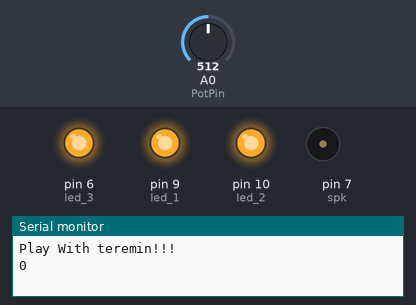
Recording of a sketch running on a simulated Arduino Uno, built with avr-gcc and run on an emulated ATmega328P. Shown: output pins drawn as LEDs (lit = HIGH), buzzer (waves = sounding), the last lines printed to the serial monitor. The test bench sets the inputs (shaded band); at power-on: A0 (PotPin) = 512.

Above: at 2.2 s.
2.3 s: A0 (PotPin) set to 803
3.8 s: A0 (PotPin) set to 831
At 4.2 s:
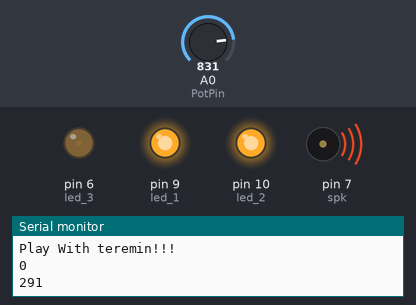
5.3 s: A0 (PotPin) set to 716
At 6.4 s:
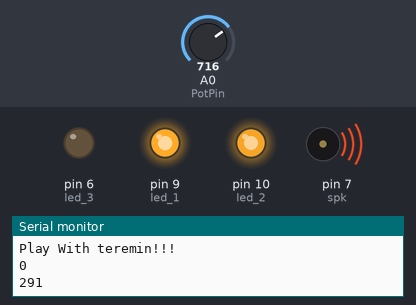
6.8 s: A0 (PotPin) set to 900
At 7.8 s:
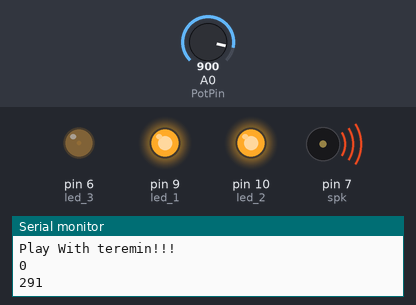
8.3 s: A0 (PotPin) set to 892
At 8.9 s:
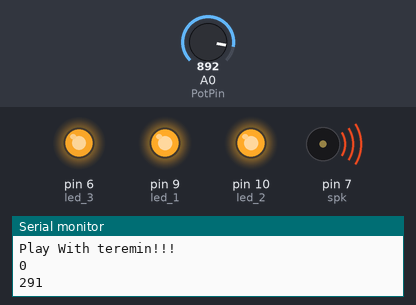
9.8 s: A0 (PotPin) set to 1023
At 11.2 s:
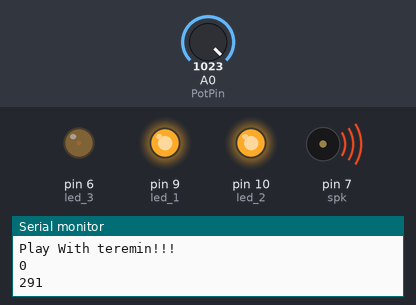
Timing chart, 0 to 12.3 s (numbered marks = the images above; inputs shaded):
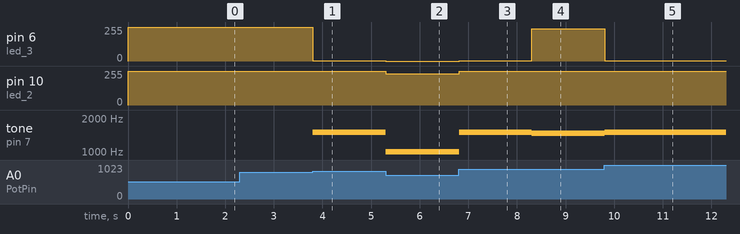

The sketch:

myAnalogPotInputSound.ino
```cpp
/*
 *  Analog Input with Pot
*/

int PotPin = 0;
int oldPot = 0;
// variable to tune Mix detected Light
int minPot = 2000;
int maxPot = 1;
// below one are automatically tuned
int minLight = 2000;
int maxLight = 100;

int rangeTune = 300;

int cnt = 0;

int led_1 = 9;
int led_2 = 10;
int led_3 = 6;
int spk = 7;

void setup()
{
  pinMode(led_1, OUTPUT);
  pinMode(led_2, OUTPUT);
  pinMode(led_3, OUTPUT);
  pinMode(spk, OUTPUT);
  analogWrite(led_1, 255);
  analogWrite(led_2, 255);
  analogWrite(led_3, 255);

  delay(1000);
  Serial.begin(9600);
  while (!Serial) ;
  Serial.println("Play With teremin!!!");

}

void loop()
{
  int potPos = analogRead(PotPin);
  //just do something if different from previous value
  if (oldPot != potPos)
  {
    // tune read light intensitive
    maxPot = max(potPos, maxPot);
    minPot = min(potPos, minPot);
    // tun range for mapping: it may be forced to not pass a certain value to avoid difficulty in have it back
    if (minPot < minLight)   minLight = minPot;
    if (maxPot > maxLight)   maxLight = maxPot;
    if (cnt == 500)
    {
//      Serial.print("MaxLight value = ");
//      Serial.println(maxPot);
//      Serial.print("MinLight value = ");
//      Serial.println(minPot);
      cnt = 0;
    }

    cnt++;

    if ((maxLight - minLight) > rangeTune)
    {
      //map read Light value into a 0-768 range for the 3 led intensity of 256 each
      int thisLight = map(potPos, minLight, maxLight, 0, 768);

      // map read Light value into a 120-1500 Hz pitch range to be played out
      int thisPitch = map(potPos, minLight, maxLight, 120, 1500);

      // now display light and play pitch
      Pot2Led(thisLight);
      tone(spk, thisPitch);
    }
    else
       Serial.println(maxLight - minLight);

    oldPot = potPos;
  }

  delay(10);
}

void Pot2Led(int pos)
{
  int led_1_val = 0;
  int led_2_val = 0;
  int led_3_val = 0;

  if (pos < 256)
     led_1_val = pos;
  else if (pos < 512)
  {
    led_1_val = 255;
    led_2_val = pos - 255;
  }
  else
  {
    led_1_val = 255;
    led_2_val = 255;
    led_3_val = pos - 511;
  }
//  Serial.println(pos);
//  Serial.println(led_1_val);
//  Serial.println(led_2_val);
//  Serial.println(led_3_val);
//  Serial.println("");

  analogWrite(led_1, led_1_val);
  analogWrite(led_2, led_2_val);
  analogWrite(led_3, led_3_val);
}
```

Measured:
- the behaviour switches between 812 and 813 on A0 (PotPin) (found by bisection; images 0 and 1)
- the behaviour switches between 900 and 899 on A0 (PotPin) (found by bisection; images 3 and 4)
- after the input at 3.8 s, pin 6 (led_3): 255/255 → 1/255 at once; tone on pin 7 (spk): silent → 1500 Hz at once
- after the input at 5.3 s, pin 6 (led_3): 1/255 → 0/255 at once; pin 10 (led_2): 255/255 → 236/255 at once; tone on pin 7 (spk): 1500 Hz → 1002 Hz at once
- after the input at 6.8 s, pin 6 (led_3): 0/255 → 1/255 at once; pin 10 (led_2): 236/255 → 255/255 at once; tone on pin 7 (spk): 1002 Hz → 1500 Hz at once
- after the input at 8.3 s, pin 6 (led_3): 1/255 → 241/255 at once; tone on pin 7 (spk): 1500 Hz → 1471 Hz at once
- after the input at 9.8 s, pin 6 (led_3): 241/255 → 1/255 at once; tone on pin 7 (spk): 1471 Hz → 1500 Hz at once
